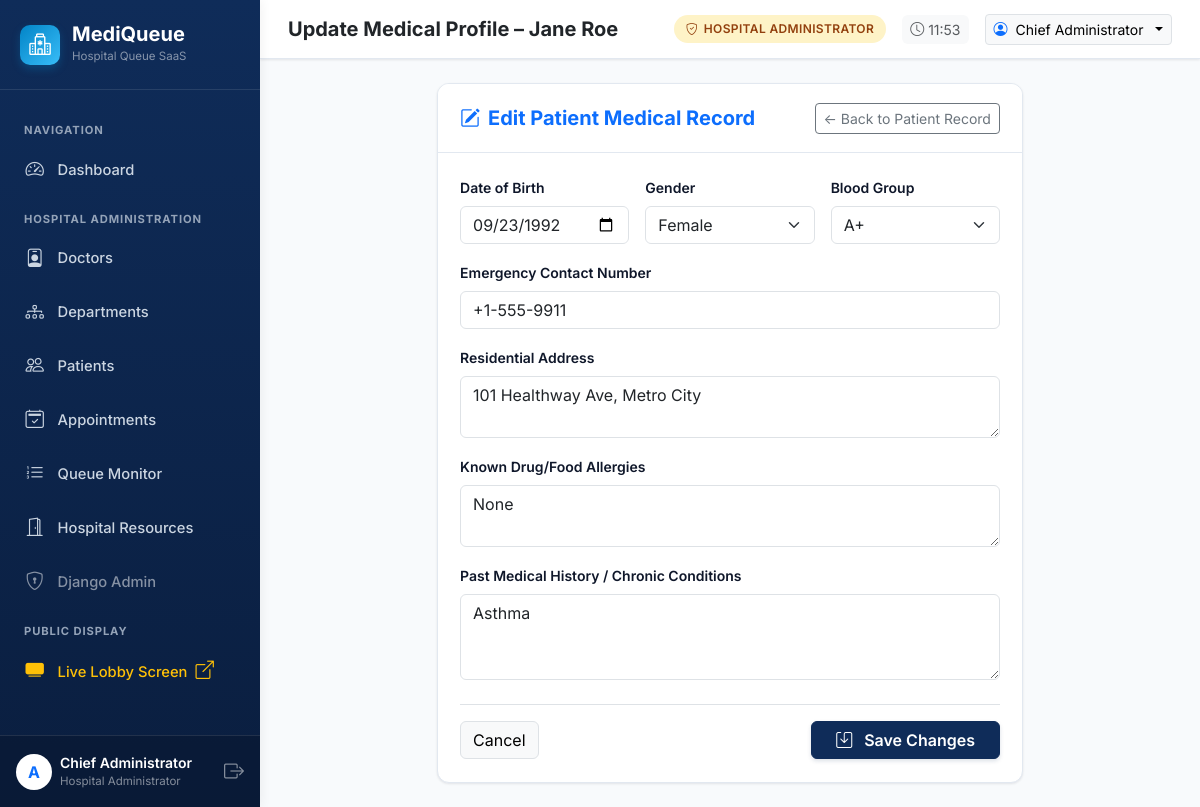
The app's page /patients/2/edit/ (signed in) with its own data.
### accounts/models.py (models this page shows, shortened)
class CustomUser(AbstractUser):
    class Role(models.TextChoices):
        ADMIN = 'ADMIN', 'Hospital Administrator'
        DOCTOR = 'DOCTOR', 'Doctor'
        RECEPTIONIST = 'RECEPTIONIST', 'Receptionist'
        PATIENT = 'PATIENT', 'Patient'
    role = models.CharField(
        max_length=20,
        choices=Role.choices,
        default=Role.PATIENT,
        help_text="Designated user role within MediQueue"
    )
    phone_number = models.CharField(max_length=20, blank=True, help_text="Contact telephone number")
    profile_picture = models.ImageField(upload_to='profiles/', blank=True, null=True)
    @property
    def is_admin_role(self):
        return self.role == self.Role.ADMIN or self.is_superuser
    @property
    def is_doctor_role(self):
        return self.role == self.Role.DOCTOR
    @property
    def is_receptionist_role(self):
        return self.role == self.Role.RECEPTIONIST
    @property
    def is_patient_role(self):
        return self.role == self.Role.PATIENT
    @property
    def display_name(self):
        if self.first_name and self.last_name:
            if self.is_doctor_role and not self.first_name.startswith('Dr'):
                return f"Dr. {self.first_name} {self.last_name}"
            return f"{self.first_name} {self.last_name}"
        return self.username

### patients/models.py (models this page shows, shortened)
class PatientProfile(models.Model):
    GENDER_CHOICES = [
        ('M', 'Male'),
        ('F', 'Female'),
        ('O', 'Other'),
    ]
    BLOOD_GROUP_CHOICES = [
        ('A+', 'A+'),
        ('A-', 'A-'),
        ('B+', 'B+'),
        ('B-', 'B-'),
        ('AB+', 'AB+'),
        ('AB-', 'AB-'),
        ('O+', 'O+'),
        ('O-', 'O-'),
    ]
    user = models.OneToOneField(
        settings.AUTH_USER_MODEL,
        on_delete=models.CASCADE,
        related_name='patient_profile'
    )
    patient_id = models.CharField(
        max_length=20,
        unique=True,
        blank=True,
        help_text="Hospital Patient Unique ID (e.g. PAT-2026-0001)"
    )
    date_of_birth = models.DateField(null=True, blank=True)
    gender = models.CharField(max_length=10, choices=GENDER_CHOICES, default='M')
    blood_group = models.CharField(max_length=5, choices=BLOOD_GROUP_CHOICES, blank=True)
    emergency_contact = models.CharField(max_length=20, blank=True, help_text="Emergency phone number")
    address = models.TextField(blank=True)
    medical_history = models.TextField(blank=True, help_text="Past conditions, chronic illnesses, surgeries")
    allergies = models.TextField(blank=True, help_text="Known drug, food, or chemical allergies")
    created_at = models.DateTimeField(auto_now_add=True)
    class Meta:
        ordering = ['-created_at']

### patients/views.py (the view)
# urls.py: path('<int:pk>/edit/', views.patient_update, name='patient_update'),
@login_required
def patient_update(request, pk):
    patient_profile = get_object_or_404(PatientProfile, pk=pk)
    if not (request.user.is_admin_role or request.user.is_doctor_role or request.user.is_receptionist_role or request.user == patient_profile.user):
        messages.error(request, "Permission denied.")
        return redirect('dashboard:index')
    if request.method == 'POST':
        form = PatientMedicalProfileForm(request.POST, instance=patient_profile)
        if form.is_valid():
            form.save()
            messages.success(request, "Medical profile information updated successfully.")
            return redirect('patients:patient_detail', pk=patient_profile.pk)
    else:
        form = PatientMedicalProfileForm(instance=patient_profile)
    return render(request, 'patients/patient_form.html', {
        'form': form,
        'patient': patient_profile
    })

### patients/forms.py
class PatientMedicalProfileForm(forms.ModelForm):
    class Meta:
        model = PatientProfile
        fields = ['date_of_birth', 'gender', 'blood_group', 'emergency_contact', 'address', 'allergies', 'medical_history']
        widgets = {
            'date_of_birth': forms.DateInput(attrs={'class': 'form-control', 'type': 'date'}),
            'gender': forms.Select(attrs={'class': 'form-select'}),
            'blood_group': forms.Select(attrs={'class': 'form-select'}),
            'emergency_contact': forms.TextInput(attrs={'class': 'form-control'}),
            'address': forms.Textarea(attrs={'class': 'form-control', 'rows': 2}),
            'allergies': forms.Textarea(attrs={'class': 'form-control', 'rows': 2}),
            'medical_history': forms.Textarea(attrs={'class': 'form-control', 'rows': 3}),
        }

### accounts/context_processors.py (called while the page is built)
def user_role_context(request):
    context = {
        'APP_NAME': 'MediQueue',
        'HOSPITAL_NAME': 'MetroCare General Hospital',
    }
    if request.user.is_authenticated:
        user = request.user
        context.update({
            'user_role': user.role,
            'is_admin': user.is_admin_role,
            'is_doctor': user.is_doctor_role,
            'is_receptionist': user.is_receptionist_role,
            'is_patient': user.is_patient_role,
            'unread_notifications_count': getattr(user, 'notifications', None).filter(is_read=False).count() if hasattr(user, 'notifications') else 0,
        })
    return context

### templates/patients/patient_form.html (shortened to what this page needs)
{% extends 'dashboard_base.html' %}
{% block page_title %}Update Medical Profile – {{ patient.user.display_name }}{% endblock %}
{% block dashboard_content %}
<div class="row justify-content-center">
  <div class="col-lg-8">
    <div class="mq-card">
      <div class="mq-card-header">
        <h5 class="fw-bold mb-0 text-primary">
          <i class="bi bi-pencil-square me-2"></i>Edit Patient Medical Record
        </h5>
        <a href="{% url 'patients:patient_detail' patient.id %}" class="btn btn-sm btn-outline-secondary">&larr; Back to Patient Record</a>
      </div>
      <div class="mq-card-body">
        <form method="post">
          <div class="row g-3 mb-3">
            <div class="col-md-4">
              <label class="form-label small fw-semibold">Date of Birth</label>
              {{ form.date_of_birth }}
            </div>
            <div class="col-md-4">
              <label class="form-label small fw-semibold">Gender</label>
              {{ form.gender }}
            </div>
            <div class="col-md-4">
              <label class="form-label small fw-semibold">Blood Group</label>
              {{ form.blood_group }}
            </div>
          </div>
          <div class="mb-3">
            <label class="form-label small fw-semibold">Emergency Contact Number</label>
            {{ form.emergency_contact }}
          </div>
          <div class="mb-3">
            <label class="form-label small fw-semibold">Residential Address</label>
            {{ form.address }}
          </div>
          <div class="mb-3">
            <label class="form-label small fw-semibold">Known Drug/Food Allergies</label>
            {{ form.allergies }}
          </div>
          <div class="mb-4">
            <label class="form-label small fw-semibold">Past Medical History / Chronic Conditions</label>
            {{ form.medical_history }}
          </div>
          <div class="pt-3 border-top d-flex justify-content-between">
            <a href="{% url 'patients:patient_detail' patient.id %}" class="btn btn-light border">Cancel</a>
            <button type="submit" class="btn btn-primary fw-semibold px-4">
              <i class="bi bi-save me-2"></i> Save Changes
            </button>
          </div>
        </form>
      </div>
    </div>
  </div>
</div>
{% endblock %}

### templates/dashboard_base.html (shortened to what this page needs)
{% extends 'base.html' %}
{% load static %}
{% block root_content %}
<div class="app-wrapper">
  <aside class="app-sidebar">
    <a href="{% url 'dashboard:index' %}" class="sidebar-brand">
      <div class="sidebar-brand-icon">
        <i class="bi bi-hospital"></i>
      </div>
      <div>
        <div class="fw-bold fs-5 lh-1">MediQueue</div>
        <div class="small text-white-50 mt-1" style="font-size: 0.72rem;">Hospital Queue SaaS</div>
      </div>
    </a>
    <ul class="sidebar-menu">
      <li class="sidebar-heading">Navigation</li>
      <li class="sidebar-item">
        <a href="{% url 'dashboard:index' %}" class="sidebar-link {% if request.resolver_match.url_name in 'admin,doctor,receptionist,patient,index' %}active{% endif %}">
          <i class="bi bi-speedometer2"></i>
          <span>Dashboard</span>
        </a>
      </li>
      {% if is_admin %}
        <li class="sidebar-heading">Hospital Administration</li>
        <li class="sidebar-item">
          <a href="{% url 'doctors:doctor_list' %}" class="sidebar-link">
            <i class="bi bi-person-badge"></i>
            <span>Doctors</span>
          </a>
        </li>
        <li class="sidebar-item">
          <a href="{% url 'doctors:department_list' %}" class="sidebar-link">
            <i class="bi bi-diagram-3"></i>
            <span>Departments</span>
          </a>
        </li>
        <li class="sidebar-item">
          <a href="{% url 'patients:patient_list' %}" class="sidebar-link">
            <i class="bi bi-people"></i>
            <span>Patients</span>
          </a>
        </li>
        <li class="sidebar-item">
          <a href="{% url 'appointments:appointment_list' %}" class="sidebar-link">
            <i class="bi bi-calendar2-check"></i>
            <span>Appointments</span>
          </a>
        </li>
        <li class="sidebar-item">
          <a href="{% url 'queue_management:live_queue' %}" class="sidebar-link">
            <i class="bi bi-list-ol"></i>
            <span>Queue Monitor</span>
          </a>
        </li>
        <li class="sidebar-item">
          <a href="{% url 'hospital_resources:resource_list' %}" class="sidebar-link">
            <i class="bi bi-door-open"></i>
            <span>Hospital Resources</span>
          </a>
        </li>
        <li class="sidebar-item">
          <a href="/admin/" target="_blank" class="sidebar-link text-white-50">
            <i class="bi bi-shield-lock"></i>
            <span>Django Admin</span>
          </a>
        </li>
      {% endif %}
      <li class="sidebar-heading">Public Display</li>
      <li class="sidebar-item">
        <a href="{% url 'queue_management:public_display_board' %}" target="_blank" class="sidebar-link text-warning">
          <i class="bi bi-tv-fill"></i>
          <span>Live Lobby Screen <i class="bi bi-box-arrow-up-right ms-1 small"></i></span>
        </a>
      </li>
    </ul>
    <div class="sidebar-footer">
      <div class="d-flex align-items-center gap-2">
        <div class="avatar bg-white text-primary rounded-circle d-flex align-items-center justify-content-center fw-bold" style="width: 36px; height: 36px;">
          {{ user.username|slice:":1"|upper }}
        </div>
        <div class="flex-grow-1 overflow-hidden">
          <div class="small fw-semibold text-truncate text-white">{{ user.display_name }}</div>
          <div class="text-white-50 text-truncate" style="font-size: 0.72rem;">{{ user.get_role_display }}</div>
        </div>
        <a href="{% url 'accounts:logout' %}" class="text-white-50 hover-white" title="Sign Out">
          <i class="bi bi-box-arrow-right fs-5"></i>
        </a>
      </div>
    </div>
  </aside>
  <div class="app-main">
    <header class="app-topbar">
      <div class="d-flex align-items-center gap-3">
        <h5 class="mb-0 fw-bold text-dark d-none d-sm-block">{% block page_title %}Dashboard{% endblock %}</h5>
      </div>
      <div class="d-flex align-items-center gap-3">
        <span class="role-badge role-badge-{{ user.role|lower }}">
          <i class="bi bi-shield-check"></i> {{ user.get_role_display }}
        </span>
        <div class="d-none d-md-flex align-items-center gap-1 text-muted small bg-light px-2 py-1 rounded">
          <i class="bi bi-clock"></i>
          <span id="topbarClock">{% now "H:i" %}</span>
        </div>
        <div class="dropdown">
          <button class="btn btn-sm btn-light border dropdown-toggle d-flex align-items-center gap-2" type="button" data-bs-toggle="dropdown">
            <i class="bi bi-person-circle text-primary"></i>
            <span class="d-none d-md-inline">{{ user.display_name }}</span>
          </button>
        </div>
      </div>
    </header>
    <main class="flex-grow-1 p-3 p-md-4">
      {% block dashboard_content %}{% endblock %}
    </main>
  </div>
</div>
{% endblock %}

### static/css/mediqueue.css (style rules this page uses)
:root { --mq-primary: #0f2c59; --mq-primary-dark: #0a1e3f; --mq-primary-light: #1e3a8a; --mq-accent: #0284c7; --mq-accent-light: #38bdf8; --mq-accent-bg: #f0f9ff; --mq-bg: #f8fafc; --mq-surface: #ffffff; --mq-card-border: #e2e8f0; --mq-text-main: #0f172a; --mq-text-muted: #64748b; --mq-success: #10b981; --mq-warning: #f59e0b; --mq-danger: #ef4444; --mq-info: #06b6d4; --mq-sidebar-width: 260px; --mq-radius: 12px; --mq-shadow-sm: 0 1px 3px rgba(15, 23, 42, 0.06), 0 1px 2px rgba(15, 23, 42, 0.04); --mq-shadow-md: 0 4px 6px -1px rgba(15, 23, 42, 0.08), 0 2px 4px -2px rgba(15, 23, 42, 0.06); --mq-shadow-lg: 0 10px 15px -3px rgba(15, 23, 42, 0.08), 0 4px 6px -4px rgba(15, 23, 42, 0.04); }
body { font-family: 'Inter', -apple-system, BlinkMacSystemFont, "Segoe UI", Roboto, Helvetica, Arial, sans-serif; background-color: var(--mq-bg); color: var(--mq-text-main); min-height: 100vh; display: flex; flex-direction: column; }
.app-wrapper { display: flex; min-height: 100vh; width: 100%; }
.app-sidebar { width: var(--mq-sidebar-width); background: linear-gradient(180deg, var(--mq-primary) 0%, var(--mq-primary-dark) 100%); color: #ffffff; flex-shrink: 0; display: flex; flex-direction: column; transition: all 0.3s ease; z-index: 1000; box-shadow: 2px 0 10px rgba(0,0,0,0.05); }
.sidebar-brand { padding: 1.5rem 1.25rem; display: flex; align-items: center; gap: 0.75rem; border-bottom: 1px solid rgba(255, 255, 255, 0.1); text-decoration: none; color: #ffffff; }
.sidebar-brand-icon { width: 40px; height: 40px; border-radius: 10px; background: linear-gradient(135deg, var(--mq-accent), var(--mq-accent-light)); display: flex; align-items: center; justify-content: center; font-size: 1.35rem; color: #ffffff; box-shadow: 0 4px 8px rgba(2, 132, 199, 0.3); }
.sidebar-menu { padding: 1.25rem 0.75rem; list-style: none; margin: 0; flex: 1; overflow-y: auto; }
.sidebar-heading { font-size: 0.7rem; text-transform: uppercase; letter-spacing: 0.08em; color: #94a3b8; padding: 0.75rem 0.75rem 0.35rem; font-weight: 700; }
.sidebar-item { margin-bottom: 0.25rem; }
.sidebar-link { display: flex; align-items: center; gap: 0.85rem; padding: 0.7rem 0.85rem; color: #cbd5e1; text-decoration: none; border-radius: 8px; font-size: 0.92rem; font-weight: 500; transition: all 0.2s ease; }
.sidebar-link i { font-size: 1.15rem; }
.sidebar-footer { padding: 1rem; border-top: 1px solid rgba(255, 255, 255, 0.1); background: rgba(0, 0, 0, 0.15); }
.app-main { flex: 1; display: flex; flex-direction: column; min-width: 0; }
.app-topbar { background: var(--mq-surface); border-bottom: 1px solid var(--mq-card-border); padding: 0.85rem 1.75rem; display: flex; align-items: center; justify-content: space-between; box-shadow: var(--mq-shadow-sm); position: sticky; top: 0; z-index: 900; }
.role-badge { display: inline-flex; align-items: center; gap: 0.35rem; padding: 0.3rem 0.75rem; border-radius: 20px; font-size: 0.75rem; font-weight: 600; letter-spacing: 0.03em; text-transform: uppercase; }
.role-badge-admin { background-color: #fef3c7; color: #92400e; }
.mq-card { background: var(--mq-surface); border: 1px solid var(--mq-card-border); border-radius: var(--mq-radius); box-shadow: var(--mq-shadow-sm); transition: transform 0.2s ease, box-shadow 0.2s ease; overflow: hidden; }
.mq-card-header { padding: 1.15rem 1.4rem; border-bottom: 1px solid var(--mq-card-border); background-color: #ffffff; display: flex; align-items: center; justify-content: space-between; }
.mq-card-body { padding: 1.4rem; }
.btn-primary { background-color: var(--mq-primary); border-color: var(--mq-primary); box-shadow: 0 2px 4px rgba(15, 44, 89, 0.15); }

### records on screen
CustomUser: username "A", display_name "Chief Administrator", role "Hospital Administrator", role "HOSPITAL ADMINISTRATOR"
PatientProfile: user.display_name "Jane Roe", date_of_birth "09/23/1992", gender "Female", blood_group "A+", emergency_contact "+1-555-9911", address "101 Healthway Ave, Metro City", allergies "None", medical_history "Asthma"
